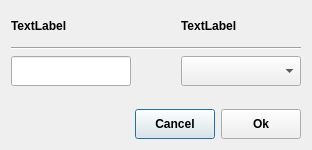
<?xml version="1.0" encoding="UTF-8"?>
<ui version="4.0">
 <class>Dialog</class>
 <widget class="QDialog" name="Dialog">
  <property name="geometry">
   <rect>
    <x>0</x>
    <y>0</y>
    <width>312</width>
    <height>150</height>
   </rect>
  </property>
  <property name="windowTitle">
   <string>Dialog</string>
  </property>
  <layout class="QGridLayout" name="gridLayout">
   <item row="0" column="0">
    <layout class="QVBoxLayout" name="verticalLayout">
     <item>
      <layout class="QHBoxLayout" name="horizontalLayout">
       <item>
        <widget class="QLabel" name="currentcam_txt">
         <property name="minimumSize">
          <size>
           <width>120</width>
           <height>30</height>
          </size>
         </property>
         <property name="font">
          <font>
           <weight>75</weight>
           <bold>true</bold>
          </font>
         </property>
         <property name="text">
          <string>TextLabel</string>
         </property>
        </widget>
       </item>
       <item>
        <spacer name="horizontalSpacer">
         <property name="orientation">
          <enum>Qt::Horizontal</enum>
         </property>
         <property name="sizeHint" stdset="0">
          <size>
           <width>40</width>
           <height>20</height>
          </size>
         </property>
        </spacer>
       </item>
       <item>
        <widget class="QLabel" name="currentfocal_txt">
         <property name="minimumSize">
          <size>
           <width>120</width>
           <height>30</height>
          </size>
         </property>
         <property name="font">
          <font>
           <weight>75</weight>
           <bold>true</bold>
          </font>
         </property>
         <property name="text">
          <string>TextLabel</string>
         </property>
        </widget>
       </item>
      </layout>
     </item>
     <item>
      <widget class="Line" name="line">
       <property name="orientation">
        <enum>Qt::Horizontal</enum>
       </property>
      </widget>
     </item>
     <item>
      <layout class="QHBoxLayout" name="horizontalLayout_2">
       <item>
        <widget class="QLineEdit" name="chcam_txt">
         <property name="minimumSize">
          <size>
           <width>120</width>
           <height>30</height>
          </size>
         </property>
        </widget>
       </item>
       <item>
        <spacer name="horizontalSpacer_2">
         <property name="orientation">
          <enum>Qt::Horizontal</enum>
         </property>
         <property name="sizeHint" stdset="0">
          <size>
           <width>40</width>
           <height>20</height>
          </size>
         </property>
        </spacer>
       </item>
       <item>
        <widget class="QComboBox" name="chfocal_combo">
         <property name="minimumSize">
          <size>
           <width>120</width>
           <height>30</height>
          </size>
         </property>
        </widget>
       </item>
      </layout>
     </item>
     <item>
      <spacer name="verticalSpacer">
       <property name="orientation">
        <enum>Qt::Vertical</enum>
       </property>
       <property name="sizeHint" stdset="0">
        <size>
         <width>20</width>
         <height>40</height>
        </size>
       </property>
      </spacer>
     </item>
     <item>
      <layout class="QHBoxLayout" name="horizontalLayout_3">
       <item>
        <spacer name="horizontalSpacer_3">
         <property name="orientation">
          <enum>Qt::Horizontal</enum>
         </property>
         <property name="sizeHint" stdset="0">
          <size>
           <width>40</width>
           <height>20</height>
          </size>
         </property>
        </spacer>
       </item>
       <item>
        <widget class="QPushButton" name="cancel_btn">
         <property name="minimumSize">
          <size>
           <width>70</width>
           <height>30</height>
          </size>
         </property>
         <property name="font">
          <font>
           <weight>75</weight>
           <bold>true</bold>
          </font>
         </property>
         <property name="text">
          <string>Cancel</string>
         </property>
        </widget>
       </item>
       <item>
        <widget class="QPushButton" name="ok_btn">
         <property name="minimumSize">
          <size>
           <width>70</width>
           <height>30</height>
          </size>
         </property>
         <property name="font">
          <font>
           <weight>75</weight>
           <bold>true</bold>
          </font>
         </property>
         <property name="text">
          <string>Ok</string>
         </property>
        </widget>
       </item>
      </layout>
     </item>
    </layout>
   </item>
  </layout>
 </widget>
 <resources/>
 <connections/>
</ui>
